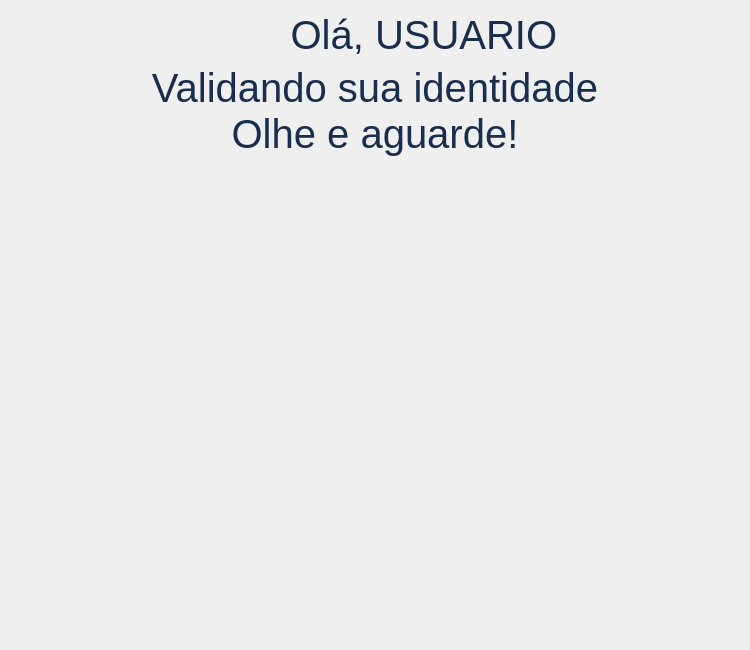
<?xml version="1.0" encoding="UTF-8"?>
<ui version="4.0">
 <class>WebCam</class>
 <widget class="QDialog" name="WebCam">
  <property name="geometry">
   <rect>
    <x>0</x>
    <y>0</y>
    <width>750</width>
    <height>650</height>
   </rect>
  </property>
  <property name="sizePolicy">
   <sizepolicy hsizetype="Fixed" vsizetype="Fixed">
    <horstretch>0</horstretch>
    <verstretch>0</verstretch>
   </sizepolicy>
  </property>
  <property name="minimumSize">
   <size>
    <width>750</width>
    <height>650</height>
   </size>
  </property>
  <property name="maximumSize">
   <size>
    <width>750</width>
    <height>650</height>
   </size>
  </property>
  <property name="windowTitle">
   <string>Reconhecimento</string>
  </property>
  <layout class="QVBoxLayout" name="verticalLayout" stretch="1,1,10">
   <item>
    <layout class="QHBoxLayout" name="gridNome">
     <property name="spacing">
      <number>0</number>
     </property>
     <item>
      <widget class="QLabel" name="label">
       <property name="font">
        <font>
         <pointsize>30</pointsize>
        </font>
       </property>
       <property name="styleSheet">
        <string notr="true">QLabel{
color: #192E4D;
}</string>
       </property>
       <property name="text">
        <string>Olá, </string>
       </property>
       <property name="alignment">
        <set>Qt::AlignRight|Qt::AlignTrailing|Qt::AlignVCenter</set>
       </property>
      </widget>
     </item>
     <item>
      <widget class="QLabel" name="lblNome">
       <property name="font">
        <font>
         <pointsize>30</pointsize>
        </font>
       </property>
       <property name="styleSheet">
        <string notr="true">QLabel{
color: #192E4D;
}</string>
       </property>
       <property name="text">
        <string>USUARIO</string>
       </property>
      </widget>
     </item>
    </layout>
   </item>
   <item>
    <widget class="QLabel" name="lblMensagem">
     <property name="font">
      <font>
       <pointsize>30</pointsize>
      </font>
     </property>
     <property name="styleSheet">
      <string notr="true">QLabel{
color: #192E4D;
}</string>
     </property>
     <property name="text">
      <string>Validando sua identidade
Olhe e aguarde!</string>
     </property>
     <property name="alignment">
      <set>Qt::AlignCenter</set>
     </property>
    </widget>
   </item>
   <item>
    <widget class="QLabel" name="divWebCam">
     <property name="text">
      <string/>
     </property>
     <property name="scaledContents">
      <bool>true</bool>
     </property>
    </widget>
   </item>
  </layout>
 </widget>
 <resources>
  <include location="../../Content/img/QRC/resourcesWebCam.qrc"/>
 </resources>
 <connections/>
</ui>
